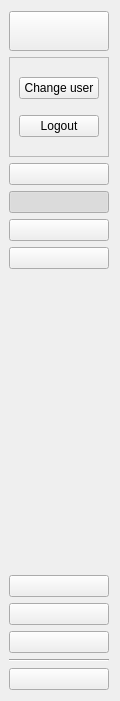
     <widget class="QWidget" name="side_menu" native="true">
      <property name="maximumSize">
       <size>
        <width>80</width>
        <height>16777215</height>
       </size>
      </property>
      <property name="styleSheet">
       <string notr="true"/>
      </property>
      <layout class="QVBoxLayout" name="verticalLayout_3">
       <property name="leftMargin">
        <number>9</number>
       </property>
       <item>
        <widget class="QPushButton" name="btn_user">
         <property name="minimumSize">
          <size>
           <width>35</width>
           <height>40</height>
          </size>
         </property>
         <property name="cursor">
          <cursorShape>PointingHandCursor</cursorShape>
         </property>
         <property name="styleSheet">
          <string notr="true"/>
         </property>
         <property name="text">
          <string/>
         </property>
         <property name="icon">
          <iconset resource="../icon/resources.qrc">
           <normaloff>:/icons8-user-60.png</normaloff>:/icons8-user-60.png</iconset>
         </property>
         <property name="iconSize">
          <size>
           <width>50</width>
           <height>50</height>
          </size>
         </property>
         <property name="checkable">
          <bool>false</bool>
         </property>
        </widget>
       </item>
       <item>
        <widget class="QFrame" name="frame_user_2">
         <property name="minimumSize">
          <size>
           <width>0</width>
           <height>100</height>
          </size>
         </property>
         <property name="frameShape">
          <enum>QFrame::StyledPanel</enum>
         </property>
         <property name="frameShadow">
          <enum>QFrame::Raised</enum>
         </property>
         <layout class="QVBoxLayout" name="verticalLayout_8">
          <item>
           <widget class="QPushButton" name="btn_change_user_3">
            <property name="text">
             <string>Change user</string>
            </property>
            <property name="icon">
             <iconset resource="../icon/resources.qrc">
              <normaloff>:/change-user-30.png</normaloff>:/change-user-30.png</iconset>
            </property>
            <property name="iconSize">
             <size>
              <width>30</width>
              <height>30</height>
             </size>
            </property>
           </widget>
          </item>
          <item>
           <widget class="QPushButton" name="btn_logout_8">
            <property name="text">
             <string>Logout</string>
            </property>
            <property name="checkable">
             <bool>false</bool>
            </property>
           </widget>
          </item>
         </layout>
        </widget>
       </item>
       <item>
        <widget class="QPushButton" name="btn_menu">
         <property name="minimumSize">
          <size>
           <width>70</width>
           <height>0</height>
          </size>
         </property>
         <property name="cursor">
          <cursorShape>PointingHandCursor</cursorShape>
         </property>
         <property name="layoutDirection">
          <enum>Qt::LeftToRight</enum>
         </property>
         <property name="styleSheet">
          <string notr="true"/>
         </property>
         <property name="text">
          <string/>
         </property>
         <property name="icon">
          <iconset resource="../icon/resources.qrc">
           <normaloff>:/icons8-menu-60.png</normaloff>:/icons8-menu-60.png</iconset>
         </property>
         <property name="iconSize">
          <size>
           <width>40</width>
           <height>40</height>
          </size>
         </property>
         <property name="checkable">
          <bool>true</bool>
         </property>
         <property name="autoExclusive">
          <bool>true</bool>
         </property>
        </widget>
       </item>
       <item>
        <widget class="QPushButton" name="btn_home">
         <property name="minimumSize">
          <size>
           <width>70</width>
           <height>0</height>
          </size>
         </property>
         <property name="cursor">
          <cursorShape>PointingHandCursor</cursorShape>
         </property>
         <property name="text">
          <string/>
         </property>
         <property name="icon">
          <iconset resource="../icon/resources.qrc">
           <normaloff>:/icons8-home-60.png</normaloff>:/icons8-home-60.png</iconset>
         </property>
         <property name="iconSize">
          <size>
           <width>40</width>
           <height>40</height>
          </size>
         </property>
         <property name="checkable">
          <bool>true</bool>
         </property>
         <property name="checked">
          <bool>true</bool>
         </property>
         <property name="autoExclusive">
          <bool>true</bool>
         </property>
        </widget>
       </item>
       <item>
        <widget class="QPushButton" name="btn_check_in">
         <property name="enabled">
          <bool>true</bool>
         </property>
         <property name="minimumSize">
          <size>
           <width>70</width>
           <height>0</height>
          </size>
         </property>
         <property name="cursor">
          <cursorShape>PointingHandCursor</cursorShape>
         </property>
         <property name="text">
          <string/>
         </property>
         <property name="icon">
          <iconset resource="../icon/resources.qrc">
           <normaloff>:/icons8-checkout-60.png</normaloff>:/icons8-checkout-60.png</iconset>
         </property>
         <property name="iconSize">
          <size>
           <width>40</width>
           <height>40</height>
          </size>
         </property>
         <property name="checkable">
          <bool>true</bool>
         </property>
         <property name="autoExclusive">
          <bool>true</bool>
         </property>
        </widget>
       </item>
       <item>
        <widget class="QPushButton" name="btn_dashboard">
         <property name="enabled">
          <bool>true</bool>
         </property>
         <property name="minimumSize">
          <size>
           <width>70</width>
           <height>0</height>
          </size>
         </property>
         <property name="cursor">
          <cursorShape>PointingHandCursor</cursorShape>
         </property>
         <property name="text">
          <string/>
         </property>
         <property name="icon">
          <iconset resource="../icon/resources.qrc">
           <normaloff>:/icons8-dashboard-60.png</normaloff>:/icons8-dashboard-60.png</iconset>
         </property>
         <property name="iconSize">
          <size>
           <width>40</width>
           <height>40</height>
          </size>
         </property>
         <property name="checkable">
          <bool>true</bool>
         </property>
         <property name="autoExclusive">
          <bool>true</bool>
         </property>
        </widget>
       </item>
       <item>
        <spacer name="verticalSpacer">
         <property name="orientation">
          <enum>Qt::Vertical</enum>
         </property>
         <property name="sizeHint" stdset="0">
          <size>
           <width>20</width>
           <height>300</height>
          </size>
         </property>
        </spacer>
       </item>
       <item>
        <widget class="QPushButton" name="btn_setting">
         <property name="enabled">
          <bool>true</bool>
         </property>
         <property name="minimumSize">
          <size>
           <width>70</width>
           <height>0</height>
          </size>
         </property>
         <property name="cursor">
          <cursorShape>PointingHandCursor</cursorShape>
         </property>
         <property name="text">
          <string/>
         </property>
         <property name="icon">
          <iconset resource="../icon/resources.qrc">
           <normaloff>:/icons8-setting-60.png</normaloff>:/icons8-setting-60.png</iconset>
         </property>
         <property name="iconSize">
          <size>
           <width>40</width>
           <height>40</height>
          </size>
         </property>
         <property name="checkable">
          <bool>true</bool>
         </property>
         <property name="autoExclusive">
          <bool>true</bool>
         </property>
        </widget>
       </item>
       <item>
        <widget class="QPushButton" name="btn_help">
         <property name="minimumSize">
          <size>
           <width>70</width>
           <height>0</height>
          </size>
         </property>
         <property name="cursor">
          <cursorShape>PointingHandCursor</cursorShape>
         </property>
         <property name="text">
          <string/>
         </property>
         <property name="icon">
          <iconset resource="../icon/resources.qrc">
           <normaloff>:/icons8-help-60.png</normaloff>:/icons8-help-60.png</iconset>
         </property>
         <property name="iconSize">
          <size>
           <width>40</width>
           <height>40</height>
          </size>
         </property>
         <property name="checkable">
          <bool>true</bool>
         </property>
         <property name="autoExclusive">
          <bool>true</bool>
         </property>
        </widget>
       </item>
       <item>
        <widget class="QPushButton" name="btn_report">
         <property name="minimumSize">
          <size>
           <width>70</width>
           <height>0</height>
          </size>
         </property>
         <property name="cursor">
          <cursorShape>PointingHandCursor</cursorShape>
         </property>
         <property name="text">
          <string/>
         </property>
         <property name="icon">
          <iconset resource="../icon/resources.qrc">
           <normaloff>:/icons8-issue-60.png</normaloff>:/icons8-issue-60.png</iconset>
         </property>
         <property name="iconSize">
          <size>
           <width>40</width>
           <height>40</height>
          </size>
         </property>
         <property name="checkable">
          <bool>true</bool>
         </property>
         <property name="autoExclusive">
          <bool>true</bool>
         </property>
        </widget>
       </item>
       <item>
        <widget class="Line" name="line_2">
         <property name="orientation">
          <enum>Qt::Horizontal</enum>
         </property>
        </widget>
       </item>
       <item>
        <widget class="QPushButton" name="btn_logout">
         <property name="minimumSize">
          <size>
           <width>70</width>
           <height>0</height>
          </size>
         </property>
         <property name="cursor">
          <cursorShape>PointingHandCursor</cursorShape>
         </property>
         <property name="styleSheet">
          <string notr="true"/>
         </property>
         <property name="text">
          <string/>
         </property>
         <property name="icon">
          <iconset resource="../icon/resources.qrc">
           <normaloff>:/icons8-log-out-60.png</normaloff>:/icons8-log-out-60.png</iconset>
         </property>
         <property name="iconSize">
          <size>
           <width>40</width>
           <height>40</height>
          </size>
         </property>
         <property name="checkable">
          <bool>false</bool>
         </property>
        </widget>
       </item>
      </layout>
     </widget>
